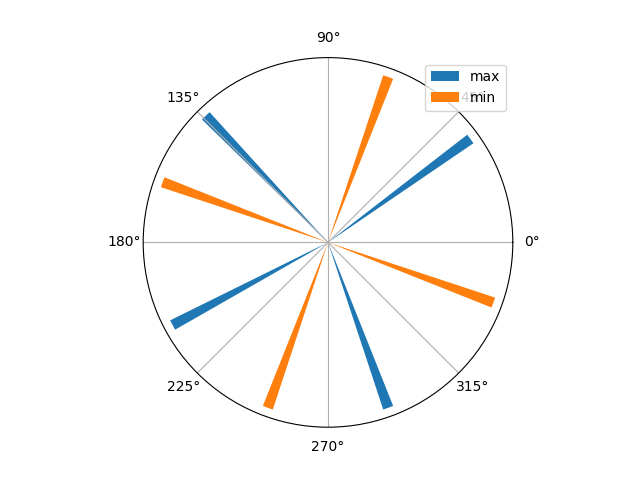

This figure's Python source:
import matplotlib.pyplot as plt
import numpy as np


def plot1():
    phi1 = np.deg2rad(np.array([36, 134, 208, 290]))
    phi2 = np.deg2rad(np.array([70, 160, 250, 340]))
    fig, ax = plt.subplots(subplot_kw={'projection': 'polar'})
    ax.bar(phi1, np.full_like(phi1, 1), label='max', linestyle="None", linewidth=0.1, width=0.06)#, marker='.')
    ax.bar(phi2, np.full_like(phi2, 1), label='min', linestyle="None", linewidth=0.1, width=0.06)#, marker='.')
    ax.set_yticks([])
    ax.legend()


def main():
    plot1()
    plt.show()
    #  plt.savefig("l473.png")


if __name__ == '__main__':
    main()
